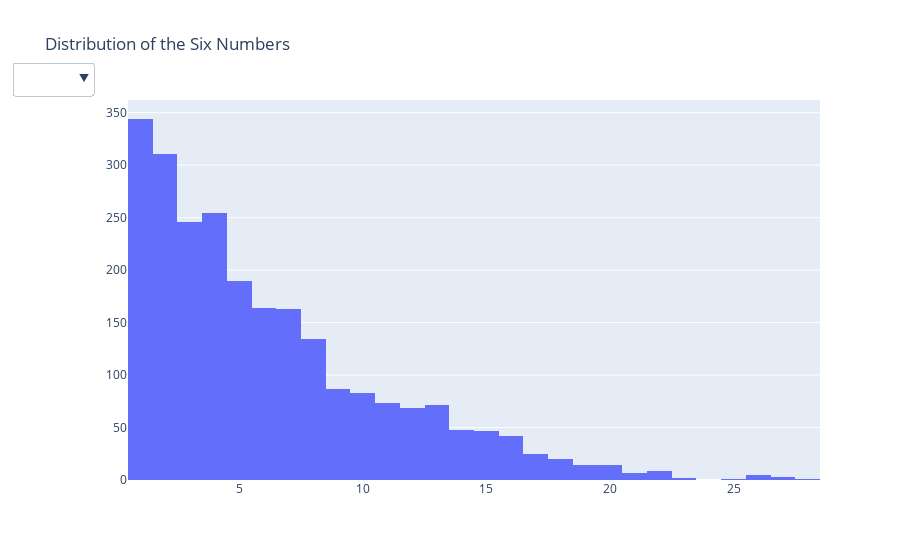

The notebook cell saved with this chart:
### Markdown cell above
### Histogram <a name='histogram'/>
<a href=#home>Back to Top</a><br>
<a href=#eda_one>Previous Section</a><br>
<a href=#chebyshev>Next Section</a>

### Code cell
%run ./Visual_Functions/histogram.ipynb
histogram(df)

### Figure 1 — Plotly figure (JSON) as saved in the notebook; plotly's stock layout.template omitted (floating-point values rounded to 4 significant figures; data arrays with more than 128 entries replaced by an {"elided": "..."} marker saying what was removed)
{"data": [{"type": "histogram", "x": {"elided": "2427 int values"}}], "layout": {"title": {"text": "Distribution of the Six Numbers"}, "updatemenus": [{"active": -1, "buttons": [{"args": [{"x": {"elided": "1x2427 int values"}}], "label": "First", "method": "update"}, {"args": [{"x": {"elided": "1x2427 int values"}}], "label": "Second", "method": "update"}, {"args": [{"x": {"elided": "1x2427 int values"}}], "label": "Third", "method": "update"}, {"args": [{"x": {"elided": "1x2427 int values"}}], "label": "Fourth", "method": "update"}, {"args": [{"x": {"elided": "1x2427 int values"}}], "label": "Fifth", "method": "update"}, {"args": [{"x": {"elided": "1x2427 int values"}}], "label": "Sixth", "method": "update"}], "y": 1.1}]}}
